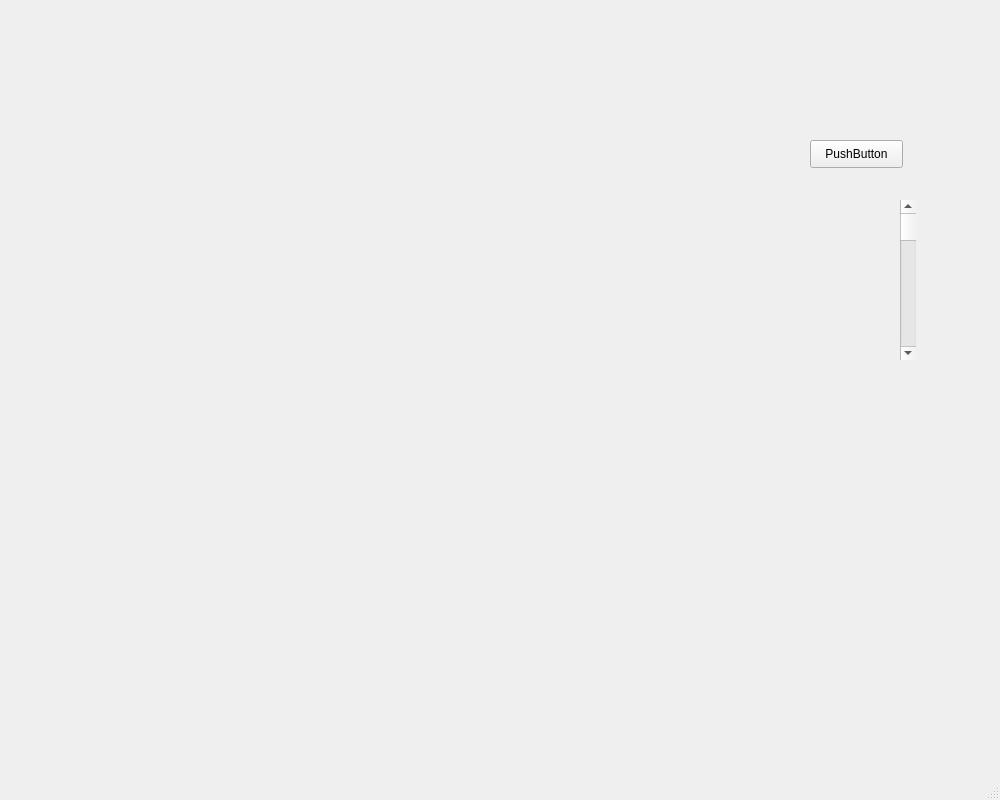
<?xml version="1.0" encoding="UTF-8"?>
<ui version="4.0">
 <class>MainWindow</class>
 <widget class="QMainWindow" name="MainWindow">
  <property name="geometry">
   <rect>
    <x>0</x>
    <y>0</y>
    <width>1000</width>
    <height>800</height>
   </rect>
  </property>
  <property name="windowTitle">
   <string>MainWindow</string>
  </property>
  <widget class="QWidget" name="centralwidget">
   <widget class="QScrollBar" name="verticalScrollBar">
    <property name="geometry">
     <rect>
      <x>900</x>
      <y>200</y>
      <width>16</width>
      <height>160</height>
     </rect>
    </property>
    <property name="sizePolicy">
     <sizepolicy hsizetype="Fixed" vsizetype="Minimum">
      <horstretch>0</horstretch>
      <verstretch>0</verstretch>
     </sizepolicy>
    </property>
    <property name="font">
     <font>
      <pointsize>20</pointsize>
      <weight>50</weight>
      <bold>false</bold>
      <stylestrategy>PreferDefault</stylestrategy>
     </font>
    </property>
    <property name="focusPolicy">
     <enum>Qt::NoFocus</enum>
    </property>
    <property name="singleStep">
     <number>1</number>
    </property>
    <property name="pageStep">
     <number>10</number>
    </property>
    <property name="orientation">
     <enum>Qt::Vertical</enum>
    </property>
    <property name="invertedAppearance">
     <bool>false</bool>
    </property>
   </widget>
   <widget class="QPushButton" name="pushButton">
    <property name="geometry">
     <rect>
      <x>810</x>
      <y>140</y>
      <width>93</width>
      <height>28</height>
     </rect>
    </property>
    <property name="text">
     <string>PushButton</string>
    </property>
   </widget>
  </widget>
  <widget class="QMenuBar" name="menubar">
   <property name="geometry">
    <rect>
     <x>0</x>
     <y>0</y>
     <width>1000</width>
     <height>26</height>
    </rect>
   </property>
  </widget>
  <widget class="QStatusBar" name="statusbar"/>
 </widget>
 <resources/>
 <connections/>
</ui>
